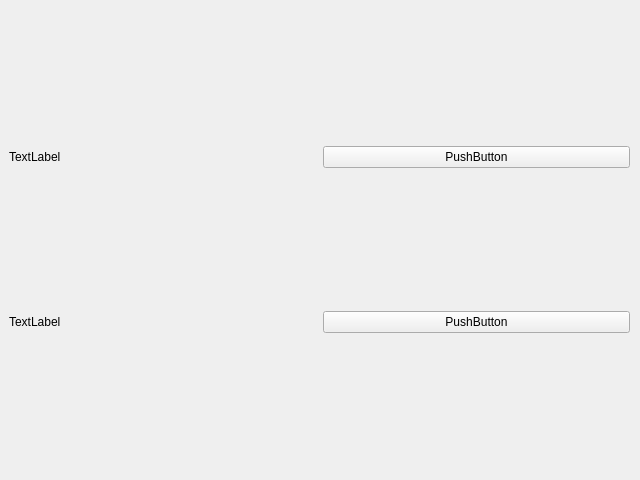
<?xml version="1.0" encoding="UTF-8"?>
<ui version="4.0">
 <class>Form</class>
 <widget class="QWidget" name="Form">
  <property name="geometry">
   <rect>
    <x>0</x>
    <y>0</y>
    <width>640</width>
    <height>480</height>
   </rect>
  </property>
  <property name="windowTitle">
   <string>Form</string>
  </property>
  <widget class="QWidget" name="verticalLayoutWidget">
   <property name="geometry">
    <rect>
     <x>9</x>
     <y>9</y>
     <width>621</width>
     <height>461</height>
    </rect>
   </property>
   <layout class="QVBoxLayout" name="verticalLayout">
    <item>
     <layout class="QHBoxLayout" name="horizontalLayout">
      <item>
       <widget class="QLabel" name="label_2">
        <property name="text">
         <string>TextLabel</string>
        </property>
       </widget>
      </item>
      <item>
       <widget class="QPushButton" name="pushButton">
        <property name="text">
         <string>PushButton</string>
        </property>
       </widget>
      </item>
     </layout>
    </item>
    <item>
     <layout class="QHBoxLayout" name="horizontalLayout_2">
      <item>
       <widget class="QLabel" name="label">
        <property name="text">
         <string>TextLabel</string>
        </property>
       </widget>
      </item>
      <item>
       <widget class="QPushButton" name="pushButton_2">
        <property name="text">
         <string>PushButton</string>
        </property>
       </widget>
      </item>
     </layout>
    </item>
   </layout>
  </widget>
 </widget>
 <resources/>
 <connections/>
</ui>
